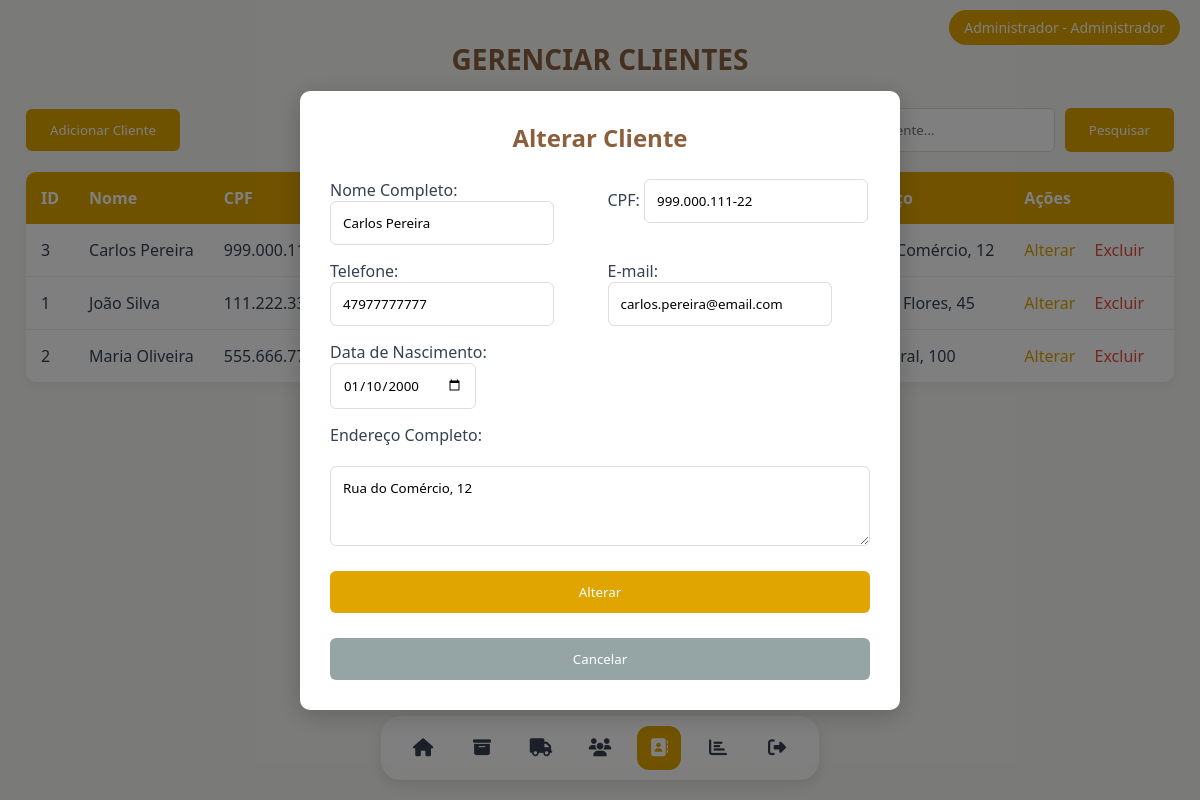
The app's page /TELAS/TELA_GERENCIAR_CLIENTES.php?editar=3 (signed in), older data.
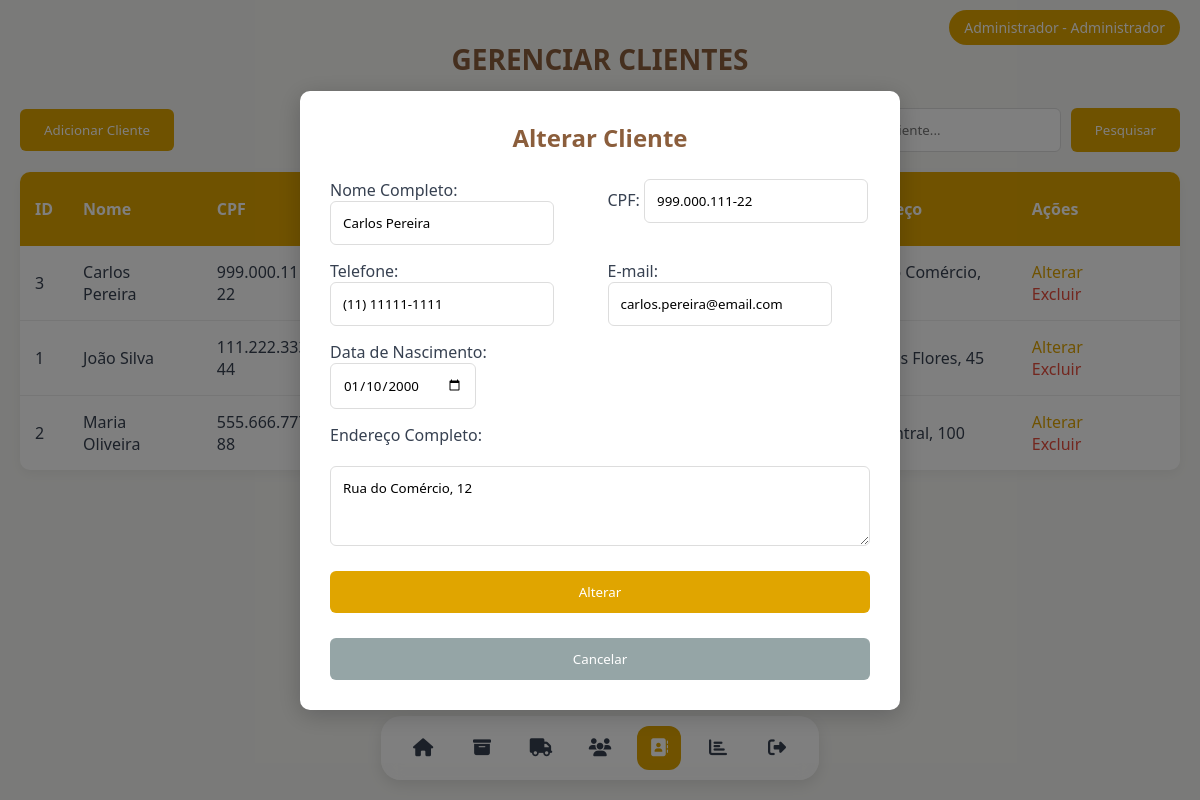
The same page, newer data.
### tables this page shows
CREATE TABLE `cliente` (
  `id_cliente` int(11) NOT NULL,
  `Nome` varchar(150) NOT NULL,
  `CPF` varchar(14) NOT NULL,
  `Telefone` varchar(20) DEFAULT NULL,
  `Email` varchar(100) DEFAULT NULL,
  `Data_nascimento` date DEFAULT NULL,
  `Endereco` varchar(255) DEFAULT NULL
);

### TELAS/TELA_GERENCIAR_CLIENTES.php (the view, shortened to what the changed rows need)
<?php
include('../conexao.php');
function buscarClientes($pdo, $termo = null) {
    $sql = "SELECT * FROM cliente WHERE 1=1";
    $sql .= " ORDER BY Nome ASC";
    $stmt = $pdo->prepare($sql);
    $stmt->execute();
    return $stmt->fetchAll(PDO::FETCH_ASSOC);
}
$clientes = isset($_POST['busca']) ? buscarClientes($pdo, $_POST['busca']) : buscarClientes($pdo);
$cliente_edicao = null;
if (isset($_GET['editar'])) {
    $id_cliente = $_GET['editar'];
    $sql = "SELECT * FROM cliente WHERE id_cliente = :id_cliente";
    $stmt = $pdo->prepare($sql);
    $stmt->bindParam(':id_cliente', $id_cliente, PDO::PARAM_INT);
    $stmt->execute();
    $cliente_edicao = $stmt->fetch(PDO::FETCH_ASSOC);
}
?>
<!DOCTYPE html>
<html lang="pt-br">
<head>
    <link rel="stylesheet" href="../ESTILOS/ESTILO_GERAL.css">
    <link rel="stylesheet" href="../ESTILOS/ESTILO_GERENCIAR_CLIENTES.css">
</head>
<body>
    <?php include("MENU.php"); ?>
    <main>
        <h1>GERENCIAR CLIENTES</h1>
        <div class="tabela_cli">
            <?php if (!empty($clientes)): ?>
                <table class="table">
                    <thead>
                        <tr>
                            <th>ID</th>
                            <th>Nome</th>
                            <th>CPF</th>
                            <th>Telefone</th>
                            <th>E-mail</th>
                            <th>Data Nasc.</th>
                            <th>Endereço</th>
                            <th>Ações</th>
                        </tr>
                    </thead>
                    <tbody>
                        <?php foreach ($clientes as $cliente): ?>
                            <tr>
                                <td><?= htmlspecialchars($cliente['id_cliente']) ?></td>
                                <td><?= htmlspecialchars($cliente['Nome']) ?></td>
                                <td><?= htmlspecialchars($cliente['CPF']) ?></td>
                                <td><?= htmlspecialchars($cliente['Telefone']) ?></td>
                                <td><?= htmlspecialchars($cliente['Email']) ?></td>
                                <td><?= htmlspecialchars($cliente['Data_nascimento']) ?></td>
                                <td><?= htmlspecialchars($cliente['Endereco']) ?></td>
                                <td>
                                    <a href="TELA_GERENCIAR_CLIENTES.php?editar=<?= htmlspecialchars($cliente['id_cliente']) ?>">Alterar</a>
                                    <a href="TELA_GERENCIAR_CLIENTES.php?excluir=<?= htmlspecialchars($cliente['id_cliente']) ?>"
                                       class="excluir"
                                       onclick="return confirm('Tem certeza que deseja excluir este cliente?')">Excluir</a>
                                </td>
                            </tr>
                        <?php endforeach; ?>
                    </tbody>
                </table>
            <?php else: ?>
                <p>Nenhum cliente encontrado</p>
            <?php endif; ?>
        </div>
    </main>
    <?php if ($cliente_edicao): ?>
    <div id="modalAlterar" class="modal" style="display: flex;">
        <div class="modal-content">
            <h2>Alterar Cliente</h2>
            <form method="POST" action="TELA_GERENCIAR_CLIENTES.php">
                <div class="form-row">
                    <div>
                        <label for="Nome_editar">Nome Completo:</label>
                        <input type="text" name="Nome" id="Nome_editar" value="<?= htmlspecialchars($cliente_edicao['Nome']) ?>" required onkeypress ="mascara(this, nomeM)">
                    </div>
                    <div>
                        <label for="CPF_editar">CPF:</label>
                        <input type="text" name="CPF" id="CPF_editar" value="<?= htmlspecialchars($cliente_edicao['CPF']) ?>" required>
                    </div>
                </div>
                <div class="form-row">
                    <div>
                        <label for="Telefone_editar">Telefone:</label>
                        <input type="text" name="Telefone" id="Telefone_editar" value="<?= htmlspecialchars($cliente_edicao['Telefone']) ?>" required>
                    </div>
                    <div>
                        <label for="Email_editar">E-mail:</label>
                        <input type="email" name="Email" id="Email_editar" value="<?= htmlspecialchars($cliente_edicao['Email']) ?>" required>
                    </div>
                </div>
                <div class="form-row">
                    <div>
                        <label for="Data_nascimento_editar">Data de Nascimento:</label>
                        <input type="date" name="Data_nascimento" id="Data_nascimento_editar" value="<?= htmlspecialchars($cliente_edicao['Data_nascimento']) ?>" required>
                    </div>
                </div>
                <label for="Endereco_editar">Endereço Completo:</label>
                <textarea name="Endereco" id="Endereco_editar" rows="3" required><?= htmlspecialchars($cliente_edicao['Endereco']) ?></textarea>
                <button type="submit" name="alterar_cliente" class="btn_acao">Alterar</button>
                <button type="button" class="btn_acao btn_cancelar" onclick="fecharModal('modalAlterar')">Cancelar</button>
            </form>
        </div>
    </div>
    <?php endif; ?>
</body>
</html>

Row changes from the older to the newer data that the page shows:
changed cliente "Carlos Pereira": Telefone "47977777777" → "(11) 11111-1111"
